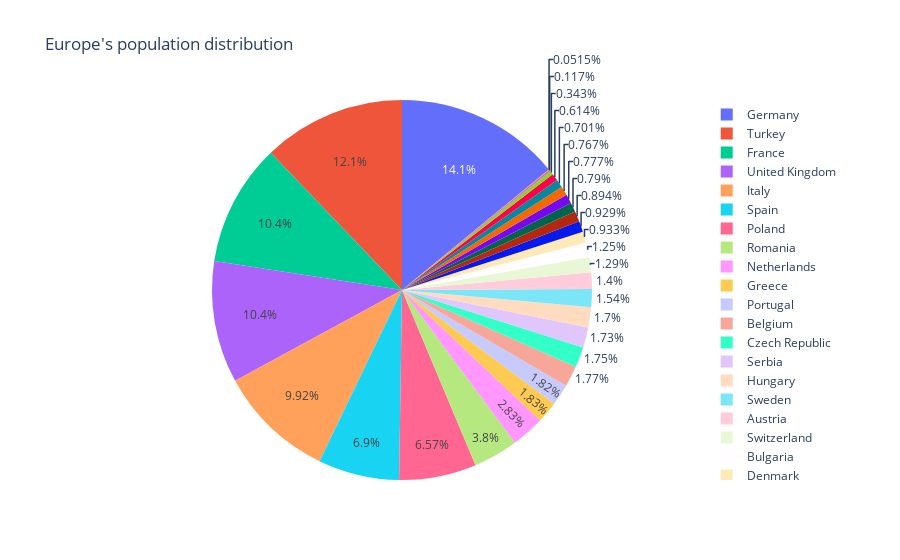

Write notebook code for a chart like this one.
### Code cell
fig = px.pie(europe_2007, values='pop', names='country', title="Europe's population distribution")
fig.show()

### Figure 1 — Plotly figure (JSON) as saved in the notebook; plotly's stock layout.template omitted (floating-point values rounded to 4 significant figures)
{"data": [{"domain": {"x": [0, 1], "y": [0, 1]}, "hovertemplate": "country=%{label}<br>pop=%{value}<extra></extra>", "labels": ["Albania", "Austria", "Belgium", "Bosnia and Herzegovina", "Bulgaria", "Croatia", "Czech Republic", "Denmark", "Finland", "France", "Germany", "Greece", "Hungary", "Iceland", "Ireland", "Italy", "Montenegro", "Netherlands", "Norway", "Poland", "Portugal", "Romania", "Serbia", "Slovak Republic", "Slovenia", "Spain", "Sweden", "Switzerland", "Turkey", "United Kingdom"], "legendgroup": "", "name": "", "showlegend": true, "type": "pie", "values": [3600523, 8199783, 10392226, 4552198, 7322858, 4493312, 10228744, 5468120, 5238460, 61083916, 82400996, 10706290, 9956108, 301931, 4109086, 58147733, 684736, 16570613, 4627926, 38518241, 10642836, 22276056, 10150265, 5447502, 2009245, 40448191, 9031088, 7554661, 71158647, 60776238]}], "layout": {"legend": {"tracegroupgap": 0}, "title": {"text": "Europe's population distribution"}}}
